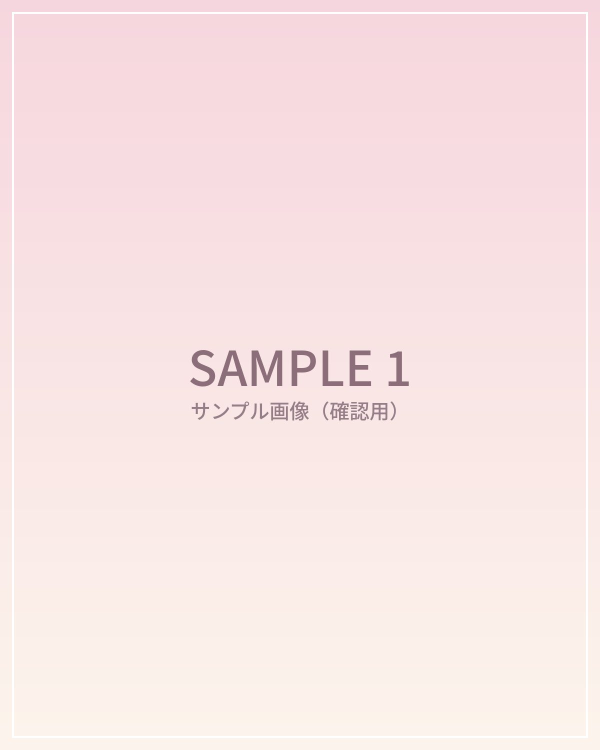
#> input picture backend/tests/fixtures/sample-1-full.jpg, 1200 x 1500 px (shown at 1/2 size); its folder holds 5 pictures in this run; the run also reads 2 pictures not shown here
$ python make_fixtures.py
#> lines starting #> are read from the running program, lines starting #| are printed output that depends on the picture
#!/usr/bin/env python3
"""產生測試用的圖片（都是合成的範例圖，沒有任何真實照片或真實的拍攝資料）。

sample-N-full.jpg 是三張寫著 SAMPLE 的漸層圖卡（已經在這個資料夾裡）。這個腳本由它們做出：
  sample-N-thumb.jpg   縮圖（長邊 800）
  with-metadata.jpg    故意塞滿中繼資料的 JPEG：Exif（假的裝置、時間與 GPS 座標）、XMP、ICC、註解、檔尾多餘資料
  phone-like.jpg       模仿手機照片：橫向儲存、Exif 註明「要轉 90 度看」，也帶 GPS
  not-a-jpeg.png       不是 JPEG 的檔案
  gray.jpg             只有一個色版（灰階）的 JPEG
  cmyk.jpg             四個色版（CMYK）的 JPEG：瀏覽器的支援不一致，伺服器不收

GPS 用的是東京鐵塔的座標（公開地標），只是為了確認「上傳後座標會被去掉」。
用法：python3 make_fixtures.py（需要 Pillow）
"""
import io
import struct
from pathlib import Path

from PIL import Image, ImageCms

HERE = Path(__file__).resolve().parent
LAT = ((35, 1), (39, 1), (3096, 100))     # 35°39'30.96" N
LON = ((139, 1), (44, 1), (4344, 100))    # 139°44'43.44" E


def segment(marker, payload):
    return bytes([0xFF, marker]) + struct.pack(">H", len(payload) + 2) + payload


def exif_bytes(orientation=1):
    exif = Image.Exif()
    exif[0x010F] = "TestPhone Inc."
    exif[0x0110] = "TestPhone 99"
    exif[0x0112] = orientation
    exif[0x0132] = "2026:11:14 12:34:56"
    exif[0x8825] = {1: "N", 2: tuple(a / b for a, b in LAT), 3: "E", 4: tuple(a / b for a, b in LON)}
    data = exif.tobytes()
    return data if data.startswith(b"Exif\x00\x00") else b"Exif\x00\x00" + data


def with_segments(jpeg, segments, trailer=b""):
    """把區段插在檔頭（SOI 與 JFIF）後面"""
    assert jpeg[:2] == b"\xff\xd8"
    pos = 2
    if jpeg[2:4] == b"\xff\xe0":
        pos = 4 + struct.unpack(">H", jpeg[4:6])[0]
    return jpeg[:pos] + b"".join(segments) + jpeg[pos:] + trailer


def encode(im, **options):
    out = io.BytesIO()
    im.save(out, "JPEG", **options)
    return out.getvalue()


def main():
    for n in (1, 2, 3):
        full = Image.open(HERE / f"sample-{n}-full.jpg").convert("RGB")
#> full is the input picture: PIL image 1200x1500 RGB; mean R, G, B 248.1, 228.2, 228.3
        thumb = full.copy()
        thumb.thumbnail((800, 800), Image.LANCZOS)
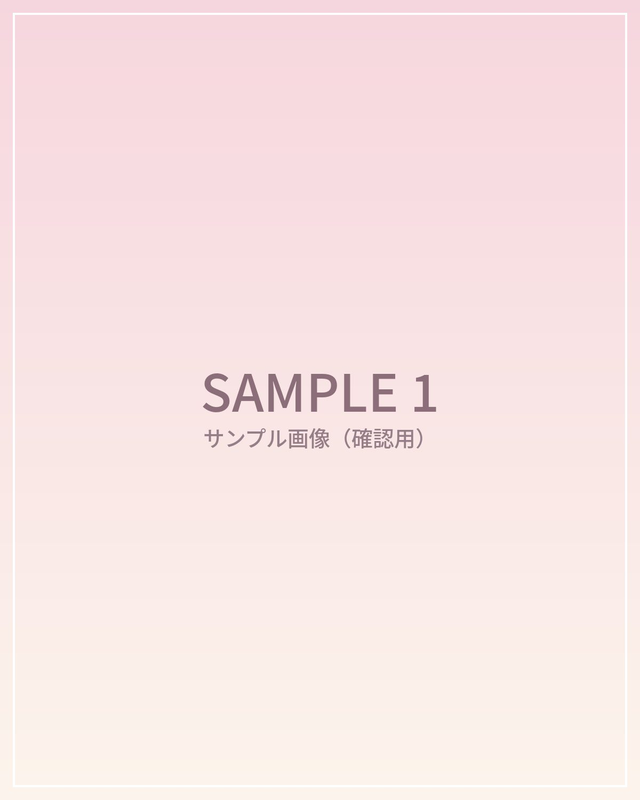
#> thumb: PIL image 640x800 RGB; mean R, G, B 248.1, 228.2, 228.3
        (HERE / f"sample-{n}-thumb.jpg").write_bytes(encode(thumb, quality=82, optimize=True))
#> pass 2 of the loop in main, `for n in (1, 2, 3):`:
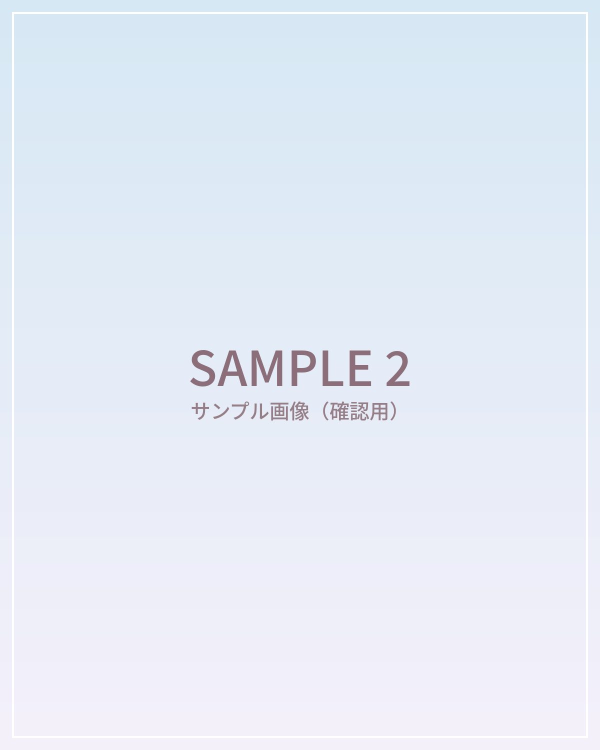
#> input picture backend/tests/fixtures/sample-2-full.jpg, 1200 x 1500 px (shown at 1/2 size)
#> in main, full is the input picture: PIL image 1200x1500 RGB; mean R, G, B 228.7, 235, 246
#> in main, `thumb.thumbnail((800, 800), Image.LANCZOS)`:
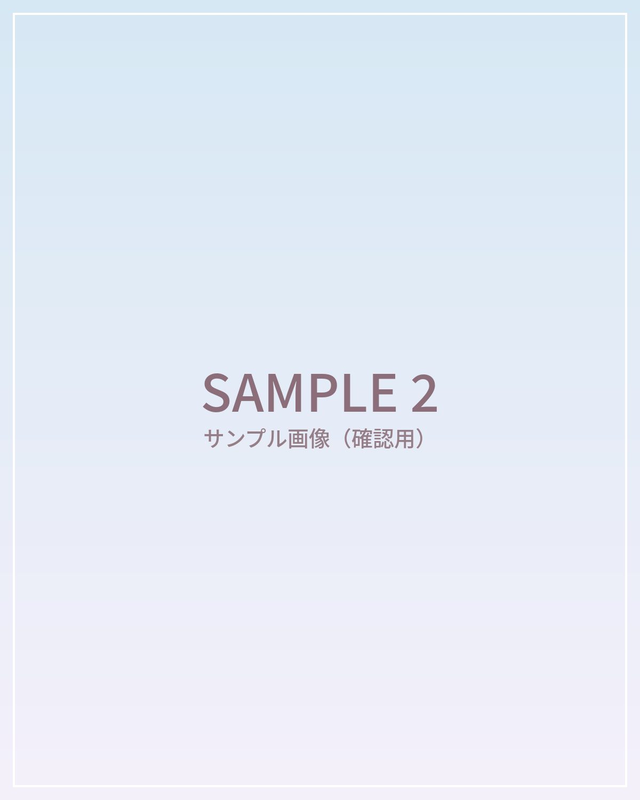
#> thumb: PIL image 640x800 RGB; mean R, G, B 228.7, 234.9, 245.9
#> pass 3 of the loop in main, `for n in (1, 2, 3):`:
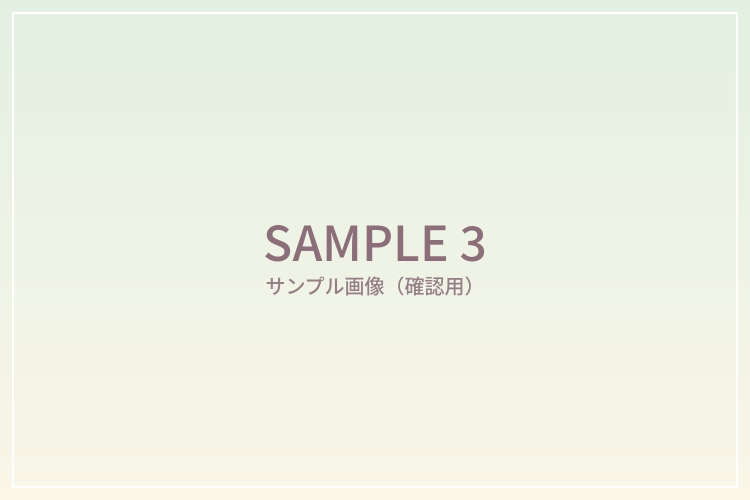
#> input picture backend/tests/fixtures/sample-3-full.jpg, 1500 x 1000 px (shown at 1/2 size)
#> in main, full is the input picture: PIL image 1500x1000 RGB; mean R, G, B 237.3, 241.7, 228.3
#> in main, `thumb.thumbnail((800, 800), Image.LANCZOS)`:
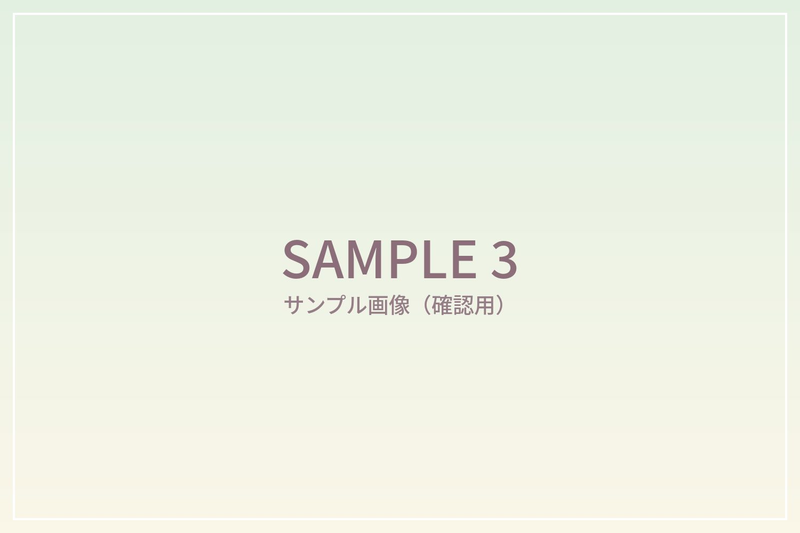
#> thumb: PIL image 800x533 RGB; mean R, G, B 237.3, 241.7, 228.3

    base = Image.open(HERE / "sample-3-full.jpg").convert("RGB").resize((600, 400), Image.LANCZOS)
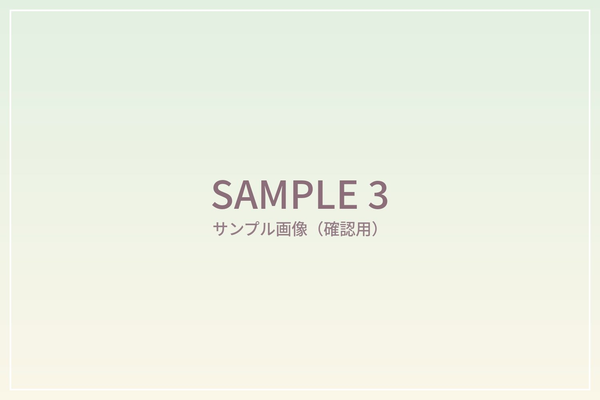
#> base: PIL image 600x400 RGB; mean R, G, B 237.3, 241.7, 228.3
    icc = ImageCms.ImageCmsProfile(ImageCms.createProfile("sRGB")).tobytes()
    xmp = b"http://ns.adobe.com/xap/1.0/\x00" + (
        b'<x:xmpmeta xmlns:x="adobe:ns:meta/"><rdf:RDF xmlns:rdf="http://www.w3.org/1999/02/22-rdf-syntax-ns#">'
        b'<rdf:Description xmlns:dc="http://purl.org/dc/elements/1.1/" dc:creator="Test Owner" dc:description="private note in XMP"/>'
        b"</rdf:RDF></x:xmpmeta>")
    segments = [
        segment(0xE1, exif_bytes()),
        segment(0xE1, xmp),
        segment(0xE2, b"ICC_PROFILE\x00\x01\x01" + icc),
        segment(0xFE, b"comment: taken at Tokyo Tower"),
    ]
    (HERE / "with-metadata.jpg").write_bytes(with_segments(encode(base, quality=85), segments, trailer=b"TRAILER-DATA-AFTER-END-OF-IMAGE"))

    # 手機常見的情況：感光元件是橫的，直著拿拍的照片以橫向儲存，再用 Exif 的 Orientation=6 註明「順時針轉 90 度看」
    portrait = Image.open(HERE / "sample-1-full.jpg").convert("RGB").resize((1500, 2000), Image.LANCZOS)
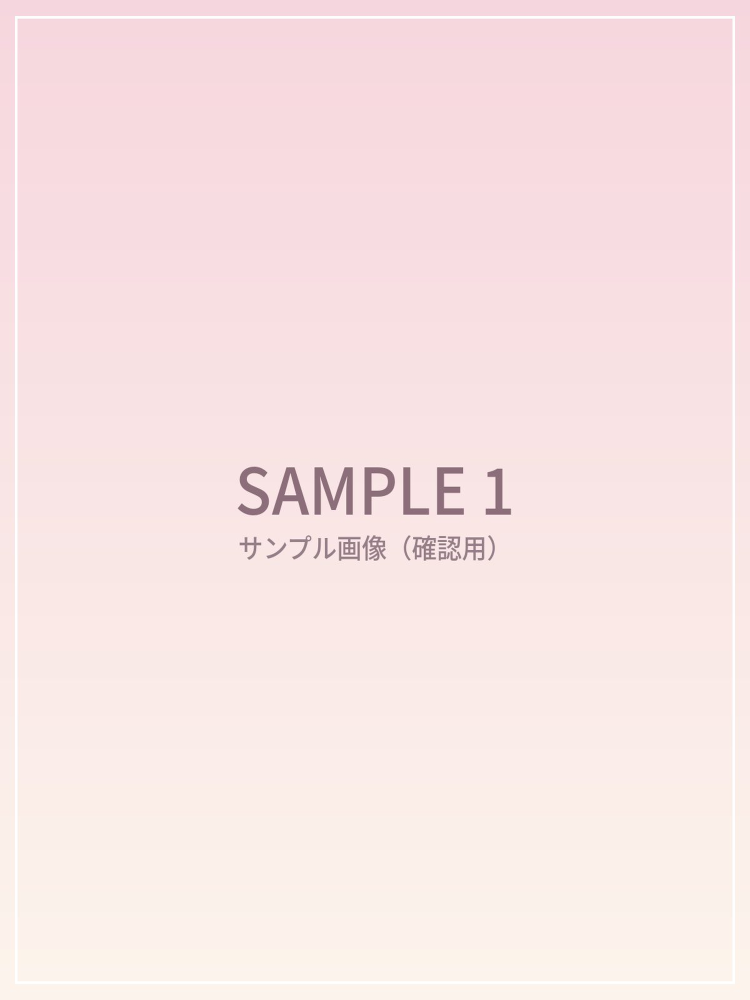
#> portrait: PIL image 1500x2000 RGB (shown at 1/2 size); mean R, G, B 248.1, 228.2, 228.3
    stored = portrait.transpose(Image.ROTATE_90)          # 逆時針轉 90 度後儲存 → 2000×1500
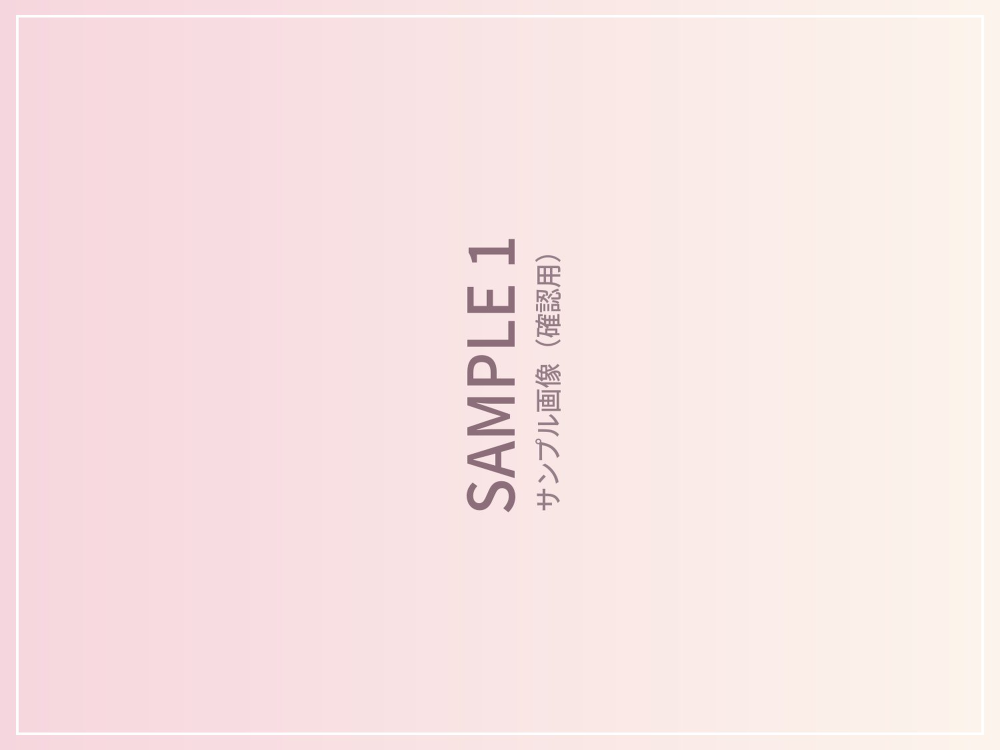
#> stored: PIL image 2000x1500 RGB (shown at 1/2 size); mean R, G, B 248.1, 228.2, 228.3
    (HERE / "phone-like.jpg").write_bytes(with_segments(encode(stored, quality=85), [segment(0xE1, exif_bytes(orientation=6))]))

    Image.new("RGB", (64, 64), (243, 185, 201)).save(HERE / "not-a-jpeg.png")
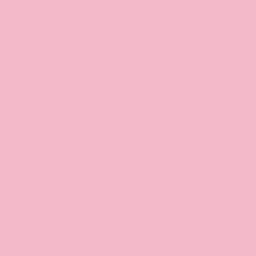
#> saved as not-a-jpeg.png: PIL image 64x64 RGB (shown 4 times larger); mean R, G, B 243, 185, 201
    other_color_modes()
#> in encode (call 6), `im.save(out, "JPEG", **options)`:
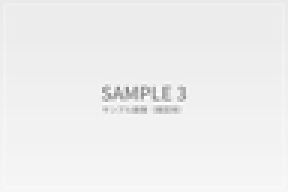
#> im: PIL image 96x64 L (shown 3 times larger); min 134, max 252, mean 238.9

    for path in sorted(HERE.glob("*.jpg")) + sorted(HERE.glob("*.png")):
        im = Image.open(path)
        gps = im.getexif().get_ifd(0x8825) if path.suffix == ".jpg" else {}
#> gps = 0 items
        print(f"{path.name:22} {im.size[0]}x{im.size[1]}  {path.stat().st_size // 1024:4d} KB  gps={'yes' if gps else 'no'}  orientation={im.getexif().get(0x0112) if path.suffix == '.jpg' else '-'}")
#| cmyk.jpg               96x64     1 KB  gps=no  orientation=None
#> pass 2 of the loop in main, `for path in sorted(HERE.glob("*.jpg")) + sorted(HERE.glob("*.png")):`:
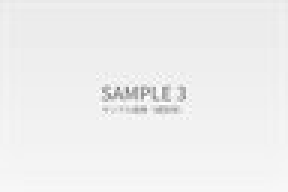
#> input picture backend/tests/fixtures/gray.jpg, 96 x 64 px (shown 3 times larger)
#> in main, im is the input picture: PIL image 96x64 L; min 126, max 255, mean 238.8
#| gray.jpg               96x64     0 KB  gps=no  orientation=None
#> pass 3 of the loop in main, `for path in sorted(HERE.glob("*.jpg")) + sorted(HERE.glob("*.png")):`:
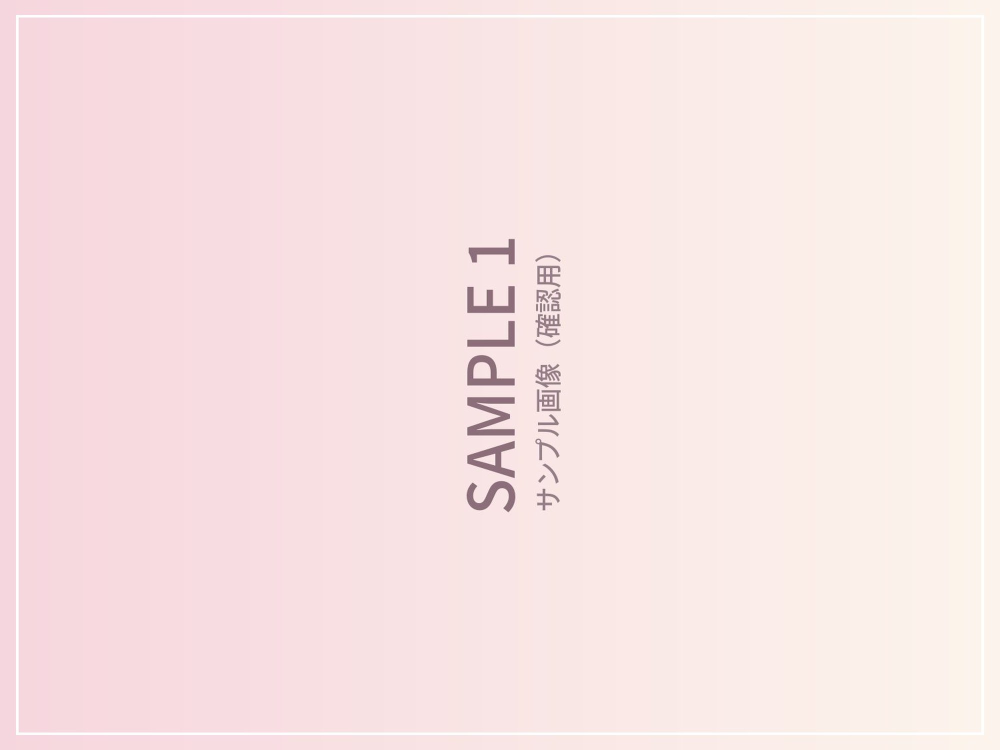
#> input picture backend/tests/fixtures/phone-like.jpg, 2000 x 1500 px (shown at 1/2 size)
#> in main, im is the input picture: PIL image 2000x1500 RGB; mean R, G, B 248.1, 228.2, 228.2
#> gps = 4 items
#| phone-like.jpg         2000x1500    77 KB  gps=yes  orientation=6
#> the loop made 11 passes; the first 3 are shown


def other_color_modes():
    small = Image.open(HERE / "sample-3-full.jpg").convert("RGB").resize((96, 64), Image.LANCZOS)
    (HERE / "gray.jpg").write_bytes(encode(small.convert("L"), quality=85))
    (HERE / "cmyk.jpg").write_bytes(encode(small.convert("CMYK"), quality=85))


if __name__ == "__main__":
    main()
